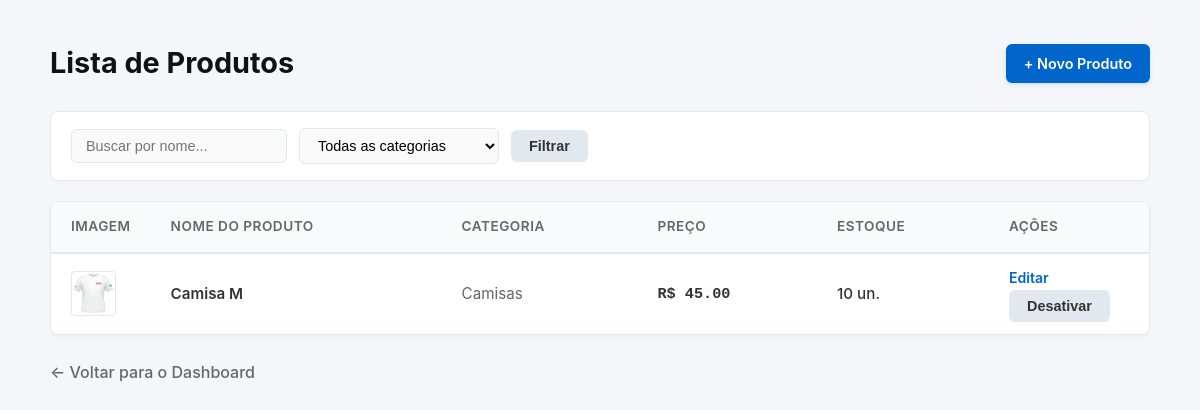
Page /produtos/ (signed in) on the earlier database version.
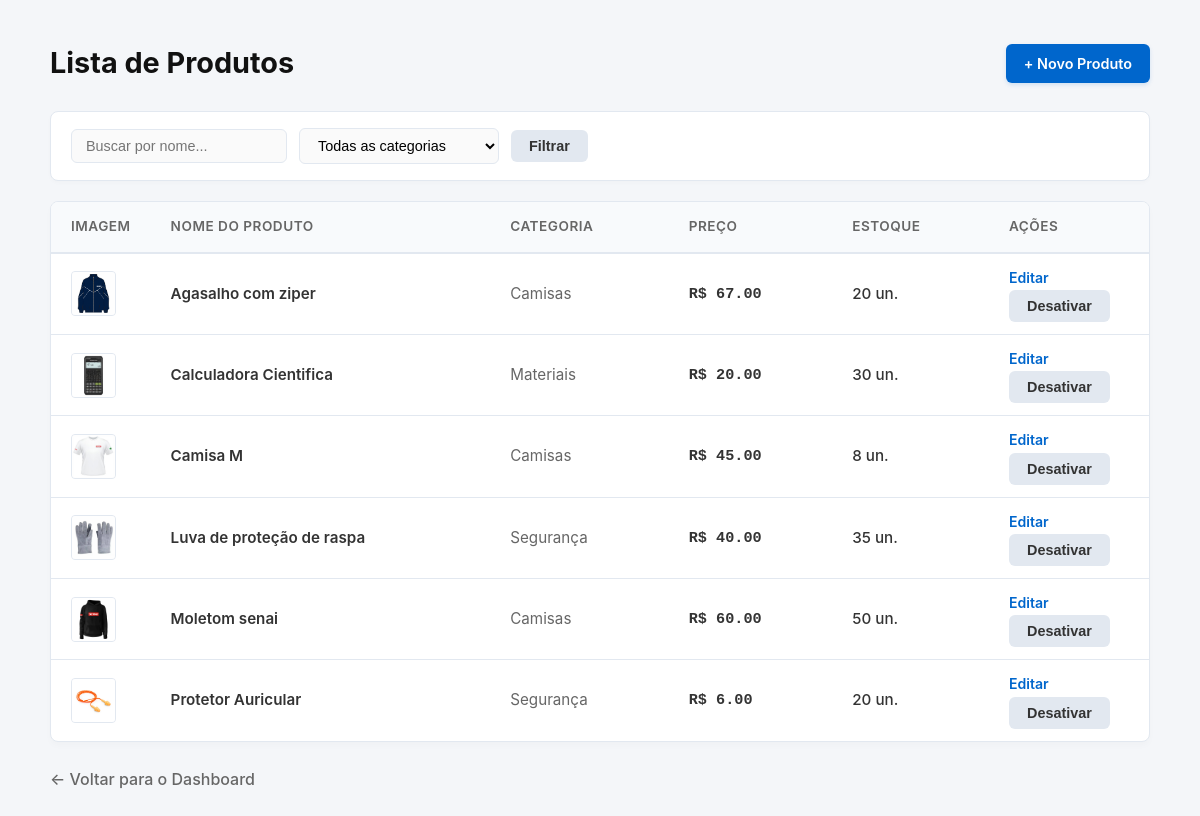
Same page on the later database version.
### app/models/produto.py (models this page shows, shortened)
class Produto(Base):
    __tablename__ = "produtos"
    id = Column(Integer, primary_key=True, autoincrement=True, index=True)
    nome = Column(String(150), nullable=False, index=True)
    preco = Column(Float, nullable=False, default=0.0)
    estoque_atual = Column(Integer, nullable=False, default=0)
    ativo = Column(Boolean, default=True)
    imagem_path = Column(String(255), nullable=True)
    categoria_id = Column(Integer, ForeignKey("categorias.id", ondelete="SET NULL"), nullable=True)
    categoria = relationship("Categoria", back_populates="produtos")

### app/models/categoria.py (models this page shows)
class Categoria(Base):
    __tablename__ = "categorias"
    id = Column(Integer, primary_key=True, autoincrement=True, index=True)
    nome = Column(String(100), nullable=False, unique=True)
    ativo = Column(Boolean, default=True)
    produtos = relationship("Produto", back_populates="categoria", lazy="select")

### app/controllers/produto_controller.py (the view)
@router.get("/")
def listar_produtos(
    request: Request,
    busca: str = "",
    categoria_id: int = 0,       # 0 = todas as categorias
    db: Session = Depends(get_db),
    usuario = Depends(get_usuario_logado)
):
    query = db.query(Produto).filter(Produto.ativo == True)
    if busca:
        query = query.filter(Produto.nome.ilike(f"%{busca}%"))
    if categoria_id:
        query = query.filter(Produto.categoria_id == categoria_id)
    produtos    = query.order_by(Produto.nome).all()
    categorias  = db.query(Categoria).filter(Categoria.ativo == True).all()
    return templates.TemplateResponse(
        request,
        "produtos/index.html",
        {
            "request":      request,
            "usuario":      usuario,
            "produtos":     produtos,
            "categorias":   categorias,
            "busca":        busca,
            "categoria_id": categoria_id,
        }
    )

### app/templates/produtos/index.html (shortened to what this page needs)
<!DOCTYPE html>
<html lang="pt-br">
<head>
</head>
<body>
    <div class="container">
        <div class="page-header">
            <h1>Lista de Produtos</h1>
            {% if usuario.role == 'admin' %}
                <a href="/produtos/novo" class="btn-novo">+ Novo Produto</a>
            {% endif %}
        </div>
        <div class="filtros-card">
            <form method="get" action="/produtos" class="filtros-form">
                <input type="text"
                       name="busca"
                       placeholder="Buscar por nome..."
                       value="{{ busca if busca else '' }}">
                <select name="categoria_id">
                    <option value="0">Todas as categorias</option>
                </select>
                <button type="submit">Filtrar</button>
            </form>
        </div>
        <div class="tabela-container">
            <table>
                <thead>
                    <tr>
                        <th style="width: 80px;">Imagem</th>
                        <th>Nome do Produto</th>
                        <th>Categoria</th>
                        <th>Preço</th>
                        <th>Estoque</th>
                        {% if usuario.role == 'admin' %}
                            <th style="width: 160px;">Ações</th>
                        {% endif %}
                    </tr>
                </thead>
                <tbody>
                    {% for p in produtos %}
                    <tr>
                        <td>
                            <img src="{{ p.imagem_url }}"
                                 alt="{{ p.nome }}"
                                 width="45"
                                 height="45"
                                 class="img-produto-tabela"
                                 style="object-fit:cover">
                        </td>
                        <td>
                            <a href="/produtos/{{ p.id }}" class="link-produto">{{ p.nome }}</a>
                        </td>
                        <td style="color: var(--text-muted);">
                            {{ p.categoria.nome if p.categoria else "—" }}
                        </td>
                        <td class="col-preco">
                            R$ {{ "%.2f"|format(p.preco) }}
                        </td>
                        <td class="col-estoque" style="color: {{ 'var(--danger)' if p.estoque_atual == 0 else 'inherit' }};">
                            {{ p.estoque_atual }} un.
                        </td>
                        {% if usuario.role == 'admin' %}
                        <td>
                            <a href="/produtos/{{ p.id }}/editar" class="btn-tabela-editar">Editar</a>
                            <form action="/produtos/{{ p.id }}/desativar"
                                  method="post"
                                  style="display:inline"
                                  onsubmit="return confirm('Tem certeza que deseja desativar o produto: {{ p.nome }}?')">
                                <button type="submit" class="btn-tabela-desativar">Desativar</button>
                            </form>
                        </td>
                        {% endif %}
                    </tr>
                    {% endfor %}
                </tbody>
            </table>
        </div>
        <p><a href="/" class="link-voltar">← Voltar para o Dashboard</a></p>
    </div>
</body>
</html>

Differences in the rows shown:
added Produto: imagem_url (picture), nome "Agasalho com ziper", categoria "Camisas", preco "67.00", estoque_atual "20"
added Produto: imagem_url (picture), nome "Calculadora Cientifica", categoria "Materiais", preco "20.00", estoque_atual "30"
changed Produto "Camisa M": estoque_atual "10" → "8"
added Produto: imagem_url (picture), nome "Luva de proteção de raspa", categoria "Segurança", preco "40.00", estoque_atual "35"
added Produto: imagem_url (picture), nome "Moletom senai", categoria "Camisas", preco "60.00", estoque_atual "50"
added Produto: imagem_url (picture), nome "Protetor Auricular", categoria "Segurança", preco "6.00", estoque_atual "20"
